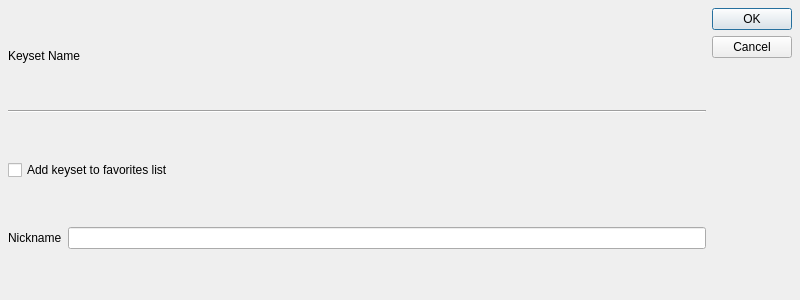
<?xml version="1.0" encoding="UTF-8"?>
<ui version="4.0">
 <class>PIREditKeysetDialog</class>
 <widget class="QDialog" name="PIREditKeysetDialog">
  <property name="geometry">
   <rect>
    <x>0</x>
    <y>0</y>
    <width>800</width>
    <height>300</height>
   </rect>
  </property>
  <property name="windowTitle">
   <string>Keyset Settings</string>
  </property>
  <property name="modal">
   <bool>true</bool>
  </property>
  <layout class="QHBoxLayout" name="horizontalLayout_2">
   <property name="margin">
    <number>8</number>
   </property>
   <item>
    <layout class="QVBoxLayout" name="verticalLayout">
     <item>
      <widget class="QLabel" name="keysetNameLabel">
       <property name="sizePolicy">
        <sizepolicy hsizetype="Preferred" vsizetype="Fixed">
         <horstretch>0</horstretch>
         <verstretch>0</verstretch>
        </sizepolicy>
       </property>
       <property name="frameShape">
        <enum>QFrame::NoFrame</enum>
       </property>
       <property name="text">
        <string>Keyset Name</string>
       </property>
      </widget>
     </item>
     <item>
      <widget class="Line" name="line">
       <property name="orientation">
        <enum>Qt::Horizontal</enum>
       </property>
      </widget>
     </item>
     <item>
      <widget class="QCheckBox" name="addToFavoritesCheckBox">
       <property name="text">
        <string>Add keyset to favorites list</string>
       </property>
      </widget>
     </item>
     <item>
      <layout class="QHBoxLayout" name="horizontalLayout">
       <item>
        <widget class="QLabel" name="nicknameLabel">
         <property name="sizePolicy">
          <sizepolicy hsizetype="Preferred" vsizetype="Fixed">
           <horstretch>0</horstretch>
           <verstretch>0</verstretch>
          </sizepolicy>
         </property>
         <property name="text">
          <string>Nickname</string>
         </property>
        </widget>
       </item>
       <item>
        <widget class="QLineEdit" name="nicknameLineEdit"/>
       </item>
      </layout>
     </item>
    </layout>
   </item>
   <item>
    <widget class="QDialogButtonBox" name="buttonBox">
     <property name="orientation">
      <enum>Qt::Vertical</enum>
     </property>
     <property name="standardButtons">
      <set>QDialogButtonBox::Cancel|QDialogButtonBox::Ok</set>
     </property>
    </widget>
   </item>
  </layout>
 </widget>
 <resources/>
 <connections>
  <connection>
   <sender>buttonBox</sender>
   <signal>accepted()</signal>
   <receiver>PIREditKeysetDialog</receiver>
   <slot>accept()</slot>
   <hints>
    <hint type="sourcelabel">
     <x>248</x>
     <y>254</y>
    </hint>
    <hint type="destinationlabel">
     <x>157</x>
     <y>274</y>
    </hint>
   </hints>
  </connection>
  <connection>
   <sender>buttonBox</sender>
   <signal>rejected()</signal>
   <receiver>PIREditKeysetDialog</receiver>
   <slot>reject()</slot>
   <hints>
    <hint type="sourcelabel">
     <x>316</x>
     <y>260</y>
    </hint>
    <hint type="destinationlabel">
     <x>286</x>
     <y>274</y>
    </hint>
   </hints>
  </connection>
 </connections>
</ui>
